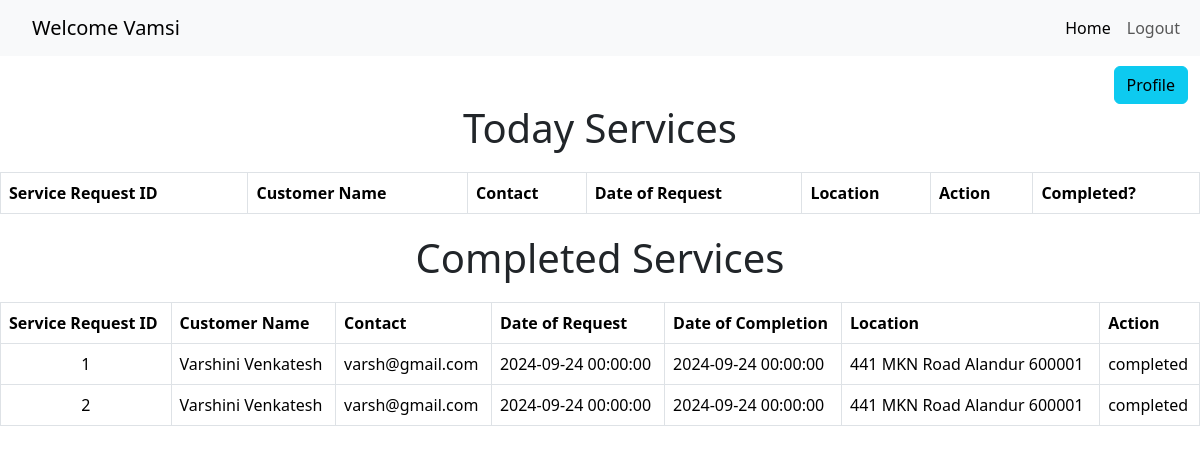
The page /sphomepage/1 on the database its author committed.
### application/models.py (models this page shows, shortened)
class ServiceProfessional(db.Model):
    __tablename__ = 'service_professionals'
    id = db.Column(db.Integer, primary_key=True)
    email = db.Column(db.String(120), unique=True, nullable=False)
    password = db.Column(db.String(120), nullable=False)
    full_name = db.Column(db.String(100), nullable=False)
    service_id = db.Column(db.Integer, db.ForeignKey('services.service_id'), nullable=False)
    experience = db.Column(db.Integer, nullable=False)
    profile_doc = db.Column(db.String(200), nullable=False)
    address = db.Column(db.String(200), nullable=False)
    pincode = db.Column(db.String(10), nullable=False)
    date_created = db.Column(db.DateTime, default=date.today())
    status = db.Column(db.String(50), nullable=False)
    service = db.relationship('Service', backref='service_professionals', lazy=True)

class ServiceRequest(db.Model):
    __tablename__ = 'service_requests'
    serv_req_id = db.Column(db.Integer, primary_key=True)
    service_id = db.Column(db.Integer, db.ForeignKey('services.service_id'), nullable=False)
    cust_id = db.Column(db.Integer, db.ForeignKey('customers.id'), nullable=False)
    professional_id = db.Column(db.Integer, db.ForeignKey('service_professionals.id'), nullable=True)
    date_of_req = db.Column(db.DateTime, default=date.today)
    date_of_completion = db.Column(db.DateTime, nullable=True)
    service_status = db.Column(db.String(50), nullable=False)  # requested, assigned, completed
    remarks = db.Column(db.Text, nullable=True)
    professional = db.relationship('ServiceProfessional', backref='service_requests', lazy=True)
    customer = db.relationship('Customer', backref='service_requests', lazy=True)

class Customer(db.Model):
    __tablename__ = 'customers'
    id = db.Column(db.Integer, primary_key=True)
    email = db.Column(db.String(120), unique=True, nullable=False)
    password = db.Column(db.String(120), nullable=False)
    full_name = db.Column(db.String(100), nullable=False)
    address = db.Column(db.String(200), nullable=False)
    pincode = db.Column(db.String(10), nullable=False)

### app.py (the view)
@app.route('/sphomepage/<int:id>', methods = ['GET'])
def sphomepage(id):
    professional = ServiceProfessional.query.get(id)
    service_requests = ServiceRequest.query.filter_by(professional_id = id)
    return render_template("sphomepage.html", professional = professional, service_requests = service_requests)

### templates/sphomepage.html (shortened to what this page needs)
<!DOCTYPE html>
<html lang="en">
<head>
    <link href="https://cdn.jsdelivr.net/npm/bootstrap@5.3.3/dist/css/bootstrap.min.css" rel="stylesheet">
</head>
<body>
    <nav class="navbar navbar-expand-lg navbar-light bg-light">
        <div class="container-fluid">
          <a class="navbar-brand" href="#">Welcome {{ professional.full_name }}</a>
          <div class="collapse navbar-collapse" id="navbarNavAltMarkup">
            <div class="navbar-nav">
              <a class="nav-link active" aria-current="page" href="#">Home</a>
              <a class="nav-link" href="{{ url_for('logout') }}">Logout</a>
            </div>
          </div>
        </div>
    </nav>
    {% if professional %}
        <div class="container" style="padding-top: 10px; float: right;">
            <a href="{{url_for('professionalprofile', id = professional.id)}}" class="btn btn-info">Profile</a>
        </div>
    {% else %}
        <p>Service Professional information not available</p>
    {% endif %}
    <div class="heading">
        <h1>Today Services</h1>
    </div>
    <div class="table-container">
        <table class="table table-bordered">
            <thead>
                <tr>
                    <th>Service Request ID</th>
                    <th>Customer Name</th>
                    <th>Contact</th>
                    <th>Date of Request</th>
                    <th>Location</th>
                    <th>Action</th>
                    <th>Completed?</th>
                </tr>
            </thead>
        </table>
    </div>
    <div class="heading">
        <h1>Completed Services</h1>
    </div>
    <div class="table-container">
        <table class="table table-bordered">
            <thead>
                <tr>
                    <th>Service Request ID</th>
                    <th>Customer Name</th>
                    <th>Contact</th>
                    <th>Date of Request</th>
                    <th>Date of Completion</th>
                    <th>Location</th>
                    <th>Action</th>
                </tr>
            </thead>
            <tbody>
                {% for service_request in service_requests %}
                {% if service_request.service_status == 'completed' %}
                <tr>
                    <td style="text-align: center;">{{service_request.serv_req_id}}</td>
                    <td>{{service_request.customer.full_name}}</td>
                    <td>{{service_request.customer.email}}</td>
                    <td>{{service_request.date_of_req}}</td>
                    <td>{{service_request.date_of_completion}}</td>
                    <td>{{service_request.customer.address + " " + service_request.customer.pincode }}</td>
                    <td>{{service_request.service_status}}</td>
                </tr>
                {% endif %}
                {% endfor %}
            </tbody>
        </table>
    </div>
</body>
</html>

### templates/sphomepage.html (style rules this page uses)
.navbar-nav { margin-left: auto; }
.container-fluid { padding-left: 2rem; }
.container { display: flex; justify-content: flex-end; }
.heading { text-align: center; margin-top: 20px; margin-bottom: 20px; }
.table-container { margin-top: 20px; }

### rows shown on the page
ServiceProfessional: full_name "Vamsi"
ServiceRequest: serv_req_id "1", customer.full_name "Varshini Venkatesh", customer.email "varsh@gmail.com", date_of_req "2024-09-24 00:00:00", date_of_completion "2024-09-24 00:00:00", customer "441 MKN Road Alandur 600001", service_status "completed"
ServiceRequest: serv_req_id "2", customer.full_name "Varshini Venkatesh", customer.email "varsh@gmail.com", date_of_req "2024-09-24 00:00:00", date_of_completion "2024-09-24 00:00:00", customer "441 MKN Road Alandur 600001", service_status "completed"
